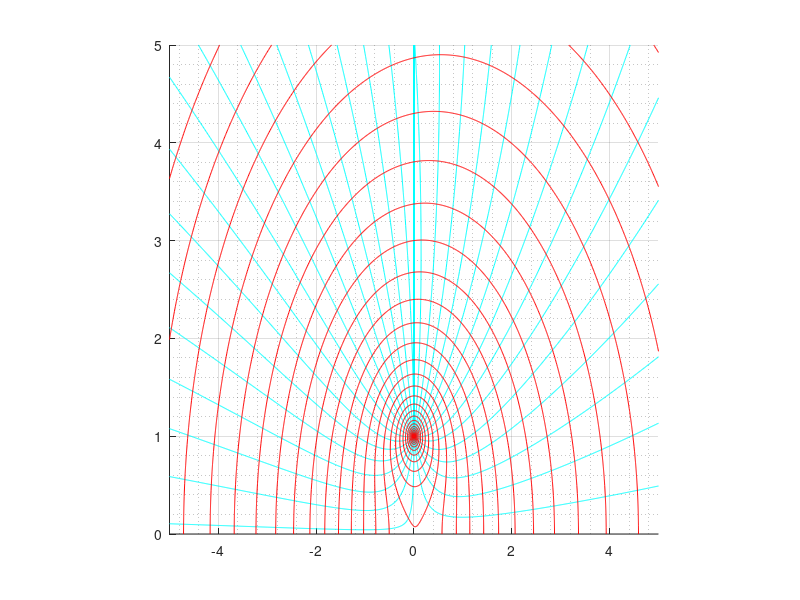

Write MATLAB code to recreate this figure.
ix=5;
interval=500;
contours=30;
h=1;
U=1;
m=4*pi*U*h;

[x,y]=meshgrid(-ix:ix/interval:ix,0:ix/interval:ix);
zo=1i*h;

z=(x+1i*y)/h;

Fz=z-((m*log(h^2*(z.^2)+1))/2*pi*U*h);
hold all;
contour(x,y,imag(Fz),contours,'c');
contour(x,y,real(Fz),contours,'r');
grid on;
grid minor;
axis([-ix ix 0 ix])
pbaspect([1 1 1]);